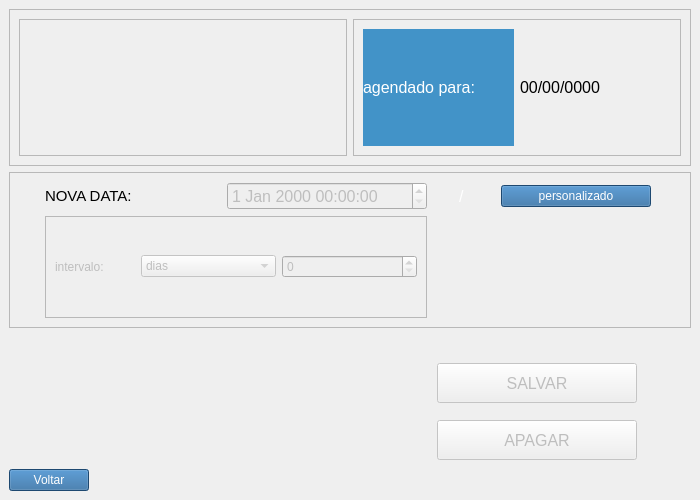
<?xml version="1.0" encoding="UTF-8"?>
<ui version="4.0">
 <class>MainWindow</class>
 <widget class="QMainWindow" name="MainWindow">
  <property name="geometry">
   <rect>
    <x>0</x>
    <y>0</y>
    <width>700</width>
    <height>500</height>
   </rect>
  </property>
  <property name="minimumSize">
   <size>
    <width>700</width>
    <height>400</height>
   </size>
  </property>
  <property name="maximumSize">
   <size>
    <width>1000</width>
    <height>500</height>
   </size>
  </property>
  <property name="windowTitle">
   <string>MainWindow</string>
  </property>
  <property name="styleSheet">
   <string notr="true">background-color:qlineargradient(spread:pad,
 x1:0.53295, y1:0.631, x2:0.542602, y2:1,
 stop:0.0149254 rgba(66, 147, 200, 255)
, stop:1 rgba(255, 255, 255, 255))</string>
  </property>
  <widget class="QWidget" name="centralwidget">
   <property name="sizePolicy">
    <sizepolicy hsizetype="Expanding" vsizetype="Expanding">
     <horstretch>0</horstretch>
     <verstretch>0</verstretch>
    </sizepolicy>
   </property>
   <layout class="QGridLayout" name="gridLayout">
    <item row="2" column="1">
     <widget class="QFrame" name="frame">
      <property name="styleSheet">
       <string notr="true">background-color:qlineargradient(spread:pad,
 x1:0.53295, y1:0.631, x2:0.542602, y2:1,
 stop:0.0149254 rgba(66, 147, 200, 255)
, stop:1 rgba(255, 255, 255, 255))
qlineargradient(spread:pad,
 x1:0.53295, y1:0.631, x2:0.542602, y2:1,
 stop:0.0149254 rgba(66, 147, 200, 255)
, stop:1 rgba(255, 255, 255, 255))</string>
      </property>
      <property name="frameShape">
       <enum>QFrame::NoFrame</enum>
      </property>
      <property name="frameShadow">
       <enum>QFrame::Plain</enum>
      </property>
      <property name="lineWidth">
       <number>1</number>
      </property>
      <layout class="QGridLayout" name="gridLayout_2">
       <item row="0" column="0">
        <spacer name="horizontalSpacer">
         <property name="orientation">
          <enum>Qt::Horizontal</enum>
         </property>
         <property name="sizeHint" stdset="0">
          <size>
           <width>272</width>
           <height>20</height>
          </size>
         </property>
        </spacer>
       </item>
       <item row="0" column="1">
        <widget class="QFrame" name="frame">
         <property name="enabled">
          <bool>true</bool>
         </property>
         <property name="minimumSize">
          <size>
           <width>0</width>
           <height>0</height>
          </size>
         </property>
         <property name="maximumSize">
          <size>
           <width>300</width>
           <height>16777215</height>
          </size>
         </property>
         <property name="styleSheet">
          <string notr="true">background-color:qlineargradient(spread:pad,
 x1:0.53295, y1:0.631, x2:0.542602, y2:1,
 stop:0.0149254 rgba(66, 147, 200, 255)
, stop:1 rgba(255, 255, 255, 255))
qlineargradient(spread:pad,
 x1:0.53295, y1:0.631, x2:0.542602, y2:1,
 stop:0.0149254 rgba(66, 147, 200, 255)
, stop:1 rgba(255, 255, 255, 255))</string>
         </property>
         <layout class="QGridLayout" name="gridLayout_3">
          <item row="2" column="1">
           <widget class="QPushButton" name="pushButton_2">
            <property name="enabled">
             <bool>false</bool>
            </property>
            <property name="sizePolicy">
             <sizepolicy hsizetype="Ignored" vsizetype="Preferred">
              <horstretch>100</horstretch>
              <verstretch>0</verstretch>
             </sizepolicy>
            </property>
            <property name="maximumSize">
             <size>
              <width>200</width>
              <height>40</height>
             </size>
            </property>
            <property name="font">
             <font>
              <pointsize>12</pointsize>
             </font>
            </property>
            <property name="styleSheet">
             <string notr="true"/>
            </property>
            <property name="text">
             <string>APAGAR</string>
            </property>
            <property name="autoRepeat">
             <bool>true</bool>
            </property>
           </widget>
          </item>
          <item row="0" column="1">
           <widget class="QPushButton" name="pushButton">
            <property name="enabled">
             <bool>false</bool>
            </property>
            <property name="sizePolicy">
             <sizepolicy hsizetype="Ignored" vsizetype="Maximum">
              <horstretch>200</horstretch>
              <verstretch>0</verstretch>
             </sizepolicy>
            </property>
            <property name="maximumSize">
             <size>
              <width>200</width>
              <height>40</height>
             </size>
            </property>
            <property name="font">
             <font>
              <pointsize>12</pointsize>
             </font>
            </property>
            <property name="styleSheet">
             <string notr="true"/>
            </property>
            <property name="text">
             <string>SALVAR</string>
            </property>
            <property name="autoRepeat">
             <bool>true</bool>
            </property>
           </widget>
          </item>
         </layout>
        </widget>
       </item>
      </layout>
     </widget>
    </item>
    <item row="2" column="0" alignment="Qt::AlignBottom">
     <widget class="QPushButton" name="pushButton_3">
      <property name="enabled">
       <bool>true</bool>
      </property>
      <property name="sizePolicy">
       <sizepolicy hsizetype="Maximum" vsizetype="Maximum">
        <horstretch>0</horstretch>
        <verstretch>0</verstretch>
       </sizepolicy>
      </property>
      <property name="styleSheet">
       <string notr="true">background-color: rgb(40, 101, 157);
color:rgb(255, 255, 255)</string>
      </property>
      <property name="text">
       <string>Voltar</string>
      </property>
     </widget>
    </item>
    <item row="0" column="0" colspan="2">
     <widget class="QFrame" name="frame_2">
      <property name="styleSheet">
       <string notr="true">background-color:qlineargradient(spread:pad,
 x1:0.53295, y1:0.631, x2:0.542602, y2:1,
 stop:0.0149254 rgba(66, 147, 200, 255)
, stop:1 rgba(255, 255, 255, 255))
qlineargradient(spread:pad,
 x1:0.53295, y1:0.631, x2:0.542602, y2:1,
 stop:0.0149254 rgba(66, 147, 200, 255)
, stop:1 rgba(255, 255, 255, 255))</string>
      </property>
      <property name="frameShape">
       <enum>QFrame::StyledPanel</enum>
      </property>
      <property name="frameShadow">
       <enum>QFrame::Raised</enum>
      </property>
      <layout class="QHBoxLayout" name="horizontalLayout">
       <item>
        <widget class="QFrame" name="frame_5">
         <property name="font">
          <font>
           <pointsize>14</pointsize>
          </font>
         </property>
         <property name="styleSheet">
          <string notr="true">background-color:qlineargradient(spread:pad,
 x1:0.53295, y1:0.631, x2:0.542602, y2:1,
 stop:0.0149254 rgba(66, 147, 200, 255)
, stop:1 rgba(255, 255, 255, 255))
qlineargradient(spread:pad,
 x1:0.53295, y1:0.631, x2:0.542602, y2:1,
 stop:0.0149254 rgba(66, 147, 200, 255)
, stop:1 rgba(255, 255, 255, 255))</string>
         </property>
         <property name="frameShape">
          <enum>QFrame::StyledPanel</enum>
         </property>
         <property name="frameShadow">
          <enum>QFrame::Raised</enum>
         </property>
         <layout class="QGridLayout" name="gridLayout_4"/>
        </widget>
       </item>
       <item>
        <widget class="QFrame" name="frame_3">
         <property name="styleSheet">
          <string notr="true">background-color:qlineargradient(spread:pad,
 x1:0.53295, y1:0.631, x2:0.542602, y2:1,
 stop:0.0149254 rgba(66, 147, 200, 255)
, stop:1 rgba(255, 255, 255, 255))
qlineargradient(spread:pad,
 x1:0.53295, y1:0.631, x2:0.542602, y2:1,
 stop:0.0149254 rgba(66, 147, 200, 255)
, stop:1 rgba(255, 255, 255, 255))</string>
         </property>
         <property name="frameShape">
          <enum>QFrame::StyledPanel</enum>
         </property>
         <property name="frameShadow">
          <enum>QFrame::Raised</enum>
         </property>
         <layout class="QGridLayout" name="gridLayout_7">
          <item row="0" column="0">
           <widget class="QLabel" name="label_2">
            <property name="font">
             <font>
              <pointsize>12</pointsize>
             </font>
            </property>
            <property name="styleSheet">
             <string notr="true">background-color: rgba(66, 147, 200, 255);
color: rgb(255, 255, 255)</string>
            </property>
            <property name="text">
             <string>agendado para: </string>
            </property>
           </widget>
          </item>
          <item row="0" column="1">
           <widget class="QLabel" name="label_3">
            <property name="font">
             <font>
              <pointsize>12</pointsize>
             </font>
            </property>
            <property name="text">
             <string>00/00/0000</string>
            </property>
           </widget>
          </item>
         </layout>
        </widget>
       </item>
      </layout>
     </widget>
    </item>
    <item row="1" column="0" colspan="2">
     <widget class="QFrame" name="frame_4">
      <property name="enabled">
       <bool>true</bool>
      </property>
      <property name="styleSheet">
       <string notr="true">background-color:qlineargradient(spread:pad,
 x1:0.53295, y1:0.631, x2:0.542602, y2:1,
 stop:0.0149254 rgba(66, 147, 200, 255)
, stop:1 rgba(255, 255, 255, 255))
qlineargradient(spread:pad,
 x1:0.53295, y1:0.631, x2:0.542602, y2:1,
 stop:0.0149254 rgba(66, 147, 200, 255)
, stop:1 rgba(255, 255, 255, 255))</string>
      </property>
      <property name="frameShape">
       <enum>QFrame::StyledPanel</enum>
      </property>
      <property name="frameShadow">
       <enum>QFrame::Raised</enum>
      </property>
      <layout class="QGridLayout" name="gridLayout_5">
       <item row="1" column="0" colspan="2">
        <widget class="QFrame" name="frame_7">
         <property name="frameShape">
          <enum>QFrame::StyledPanel</enum>
         </property>
         <property name="frameShadow">
          <enum>QFrame::Raised</enum>
         </property>
         <layout class="QGridLayout" name="gridLayout_6">
          <item row="0" column="2">
           <widget class="QComboBox" name="comboBox">
            <property name="enabled">
             <bool>false</bool>
            </property>
            <item>
             <property name="text">
              <string>dias</string>
             </property>
            </item>
            <item>
             <property name="text">
              <string>horas</string>
             </property>
            </item>
            <item>
             <property name="text">
              <string>semanas</string>
             </property>
            </item>
            <item>
             <property name="text">
              <string>meses</string>
             </property>
            </item>
           </widget>
          </item>
          <item row="0" column="3">
           <widget class="QSpinBox" name="spinBox">
            <property name="enabled">
             <bool>false</bool>
            </property>
           </widget>
          </item>
          <item row="0" column="0">
           <widget class="QLabel" name="label_5">
            <property name="enabled">
             <bool>false</bool>
            </property>
            <property name="maximumSize">
             <size>
              <width>80</width>
              <height>16777215</height>
             </size>
            </property>
            <property name="font">
             <font>
              <pointsize>9</pointsize>
             </font>
            </property>
            <property name="text">
             <string>intervalo:</string>
            </property>
           </widget>
          </item>
         </layout>
        </widget>
       </item>
       <item row="0" column="3">
        <widget class="QPushButton" name="pushButton_4">
         <property name="enabled">
          <bool>true</bool>
         </property>
         <property name="maximumSize">
          <size>
           <width>150</width>
           <height>16777215</height>
          </size>
         </property>
         <property name="styleSheet">
          <string notr="true">background-color: rgb(40, 101, 157);
color:rgb(255, 255, 255)</string>
         </property>
         <property name="text">
          <string>personalizado</string>
         </property>
        </widget>
       </item>
       <item row="0" column="0">
        <widget class="QLabel" name="label_4">
         <property name="maximumSize">
          <size>
           <width>150</width>
           <height>16777215</height>
          </size>
         </property>
         <property name="font">
          <font>
           <family>MS Shell Dlg 2</family>
           <pointsize>11</pointsize>
          </font>
         </property>
         <property name="styleSheet">
          <string notr="true">background-color:qlineargradient(spread:pad,
 x1:0.53295, y1:0.631, x2:0.542602, y2:1,
 stop:0.0149254 rgba(66, 147, 200, 255)
, stop:1 rgba(255, 255, 255, 255))
qlineargradient(spread:pad,
 x1:0.53295, y1:0.631, x2:0.542602, y2:1,
 stop:0.0149254 rgba(66, 147, 200, 255)
, stop:1 rgba(255, 255, 255, 255));

</string>
         </property>
         <property name="text">
          <string>NOVA DATA:</string>
         </property>
        </widget>
       </item>
       <item row="0" column="1">
        <widget class="QDateTimeEdit" name="dateTimeEdit">
         <property name="enabled">
          <bool>false</bool>
         </property>
         <property name="maximumSize">
          <size>
           <width>200</width>
           <height>16777215</height>
          </size>
         </property>
         <property name="font">
          <font>
           <pointsize>12</pointsize>
          </font>
         </property>
         <property name="styleSheet">
          <string notr="true">background-color:qlineargradient(spread:pad,
 x1:0.53295, y1:0.631, x2:0.542602, y2:1,
 stop:0.0149254 rgba(66, 147, 200, 255)
, stop:1 rgba(255, 255, 255, 255))
qlineargradient(spread:pad,
 x1:0.53295, y1:0.631, x2:0.542602, y2:1,
 stop:0.0149254 rgba(66, 147, 200, 255)
, stop:1 rgba(255, 255, 255, 255))</string>
         </property>
         <property name="keyboardTracking">
          <bool>false</bool>
         </property>
        </widget>
       </item>
       <item row="0" column="2">
        <widget class="QLabel" name="label">
         <property name="maximumSize">
          <size>
           <width>10</width>
           <height>16777215</height>
          </size>
         </property>
         <property name="font">
          <font>
           <pointsize>12</pointsize>
          </font>
         </property>
         <property name="styleSheet">
          <string notr="true">color:white</string>
         </property>
         <property name="text">
          <string>/</string>
         </property>
        </widget>
       </item>
      </layout>
     </widget>
    </item>
   </layout>
  </widget>
 </widget>
 <resources/>
 <connections/>
</ui>
